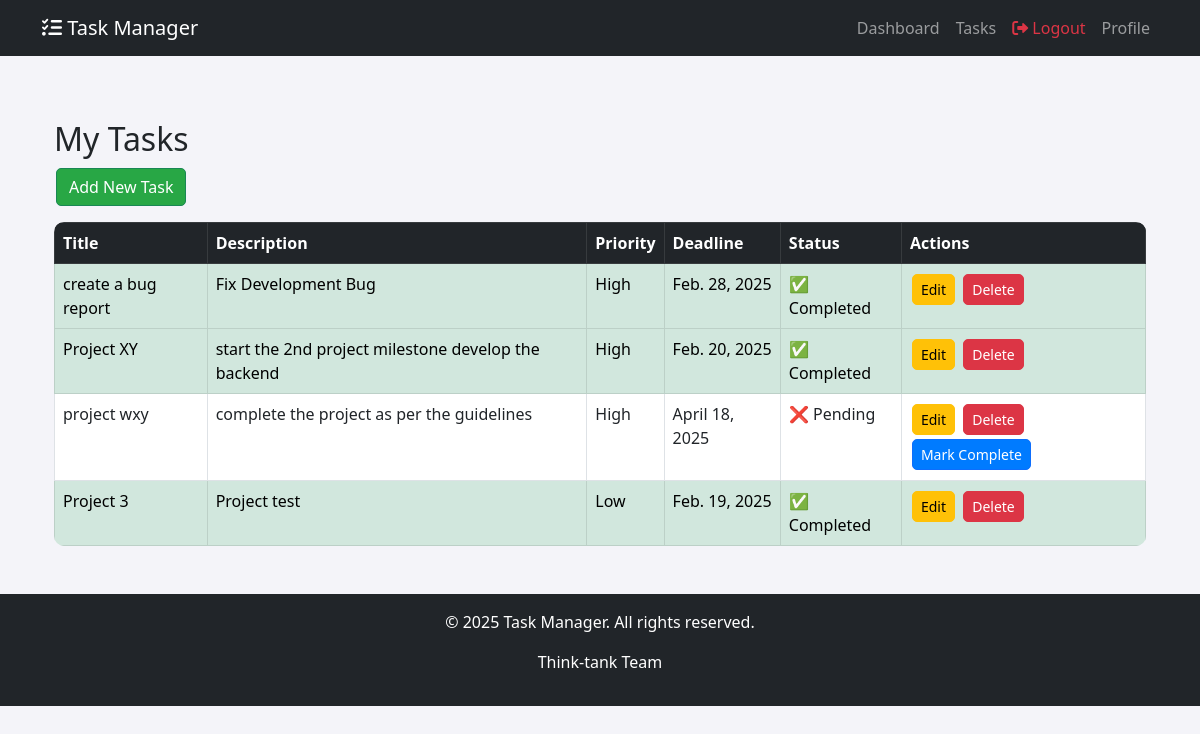
Page /tasks/ (signed in) on the committed database.
### tasks/models.py (models this page shows, shortened)
class Task(models.Model):
    PRIORITY_CHOICES = [
        ('low', 'Low'),
        ('medium', 'Medium'),
        ('high', 'High'),
    ]
    user = models.ForeignKey(User, on_delete=models.CASCADE)  # Assign tasks to users
    title = models.CharField(max_length=200)
    description = models.TextField(blank=True, null=True)
    priority = models.CharField(max_length=10, choices=PRIORITY_CHOICES, default='medium')
    deadline = models.DateField()
    completed = models.BooleanField(default=False)
    created_at = models.DateTimeField(auto_now_add=True)

### tasks/views.py (the view)
# urls.py: path('tasks/', task_list, name="task_list"),
@login_required
def task_list(request):
    tasks = Task.objects.filter(user=request.user)
    today = date.today()
    upcoming_tasks = tasks.filter(deadline__gte=today, deadline__lte=today + timedelta(days=2), completed=False)
    overdue_tasks = tasks.filter(deadline__lt=today, completed=False)
    if overdue_tasks.exists():
        messages.error(request, "⚠️ You have overdue tasks! Please complete them ASAP.")
    if upcoming_tasks.exists():
        messages.warning(request, "⏳ You have tasks due soon. Don't forget to complete them!")
    return render(request, "tasks/task_list.html", {"tasks": tasks})

### tasks/templates/tasks/task_list.html (shortened to what this page needs)
{% extends "base.html" %}
{% block content %}
<div class="container mt-5">
    <h2>My Tasks</h2>
    <a href="{% url 'add_task' %}" class="btn btn-success mb-3">Add New Task</a>
    <table class="table table-bordered">
        <thead class="table-dark">
            <tr>
                <th>Title</th>
                <th>Description</th>
                <th>Priority</th>
                <th>Deadline</th>
                <th>Status</th>
                <th>Actions</th>
            </tr>
        </thead>
        <tbody>
            {% for task in tasks %}
            <tr class="{% if task.completed %}table-success{% elif task.deadline < today %}table-danger{% elif task.deadline <= today|add:2 %}table-warning{% endif %}">
                <td>{{ task.title }}</td>
                <td>{{ task.description }}</td>
                <td>{{ task.priority|capfirst }}</td>
                <td>{{ task.deadline }}</td>
                <td>
                    {% if task.completed %}
                        ✅ Completed
                    {% else %}
                        ❌ Pending
                    {% endif %}
                </td>
                <td>
                    <a href="{% url 'edit_task' task.id %}" class="btn btn-warning btn-sm">Edit</a>
                    <a href="{% url 'delete_task' task.id %}" class="btn btn-danger btn-sm">Delete</a>
                    {% if not task.completed %}
                        <a href="{% url 'mark_complete' task.id %}" class="btn btn-primary btn-sm">Mark Complete</a>
                    {% endif %}
                </td>
            </tr>
            {% endfor %}
        </tbody>
    </table>
</div>
{% endblock %}

### tasks/templates/base.html (shortened to what this page needs)
{% load static %}
<!DOCTYPE html>
<html lang="en">
<head>
    <link href="https://cdn.jsdelivr.net/npm/bootstrap@5.3.0/dist/css/bootstrap.min.css" rel="stylesheet">
    <link rel="stylesheet" href="https://cdnjs.cloudflare.com/ajax/libs/font-awesome/6.0.0/css/all.min.css">
    <link rel="stylesheet" href="{% static 'css/styles.css' %}">
</head>
<body>
    <nav class="navbar navbar-expand-lg navbar-dark bg-dark fixed-top">
        <div class="container">
            <a class="navbar-brand" href="{% url 'dashboard' %}">
                <i class="fas fa-tasks"></i> Task Manager
            </a>
            <div class="collapse navbar-collapse" id="navbarNav">
                <ul class="navbar-nav ms-auto">
                    {% if user.is_authenticated %}
                    <li class="nav-item"><a class="nav-link" href="{% url 'dashboard' %}">Dashboard</a></li>
                    <li class="nav-item"><a class="nav-link" href="{% url 'task_list' %}">Tasks</a></li>
                    <li class="nav-item"><a class="nav-link text-danger" href="{% url 'logout' %}"><i class="fas fa-sign-out-alt"></i> Logout</a></li>
                    <li class="nav-item"><a class="nav-link" href="{% url 'profile' %}">Profile</a></li>
                    {% else %}
                        <li class="nav-item"><a class="nav-link" href="{% url 'login' %}"><i class="fas fa-sign-in-alt"></i> Login</a></li>
                        <li class="nav-item"><a class="nav-link" href="{% url 'register' %}"><i class="fas fa-user-plus"></i> Register</a></li>
                    {% endif %}
                </ul>
            </div>
        </div>
    </nav>
    <div class="container mt-5 pt-4">
        {% block content %}{% endblock %}
    </div>
    <footer class="footer bg-dark text-white text-center py-3 mt-5">
        <div class="container">
            <p>&copy; 2025 Task Manager. All rights reserved.</p>
            <p>Think-tank Team</p>
        </div>
    </footer>
</body>
</html>

### tasks/static/css/styles.css (style rules this page uses)
body { background-color: #f4f4f9; }
.table { border-radius: 10px; overflow: hidden; }
.table thead { background-color: #343a40; color: white; }
.table tbody tr { transition: background 0.3s ease; }
.btn { margin: 2px; border-radius: 5px; }
.btn-success { background-color: #28a745; }
.btn-warning { background-color: #ffc107; }
.btn-danger { background-color: #dc3545; }
.btn-primary { background-color: #007bff; }

### rows in the picture
Task: title "create a bug report", description "Fix Development Bug", priority "High", deadline "Feb. 28, 2025", completed "✅ Completed"
Task: title "Project XY", description "start the 2nd project milestone develop the backend", priority "High", deadline "Feb. 20, 2025", completed "✅ Completed"
Task: title "project wxy", description "complete the project as per the guidelines", priority "High", deadline "April 18, 2025", completed "❌ Pending"
Task: title "Project 3", description "Project test", priority "Low", deadline "Feb. 19, 2025", completed "✅ Completed"
